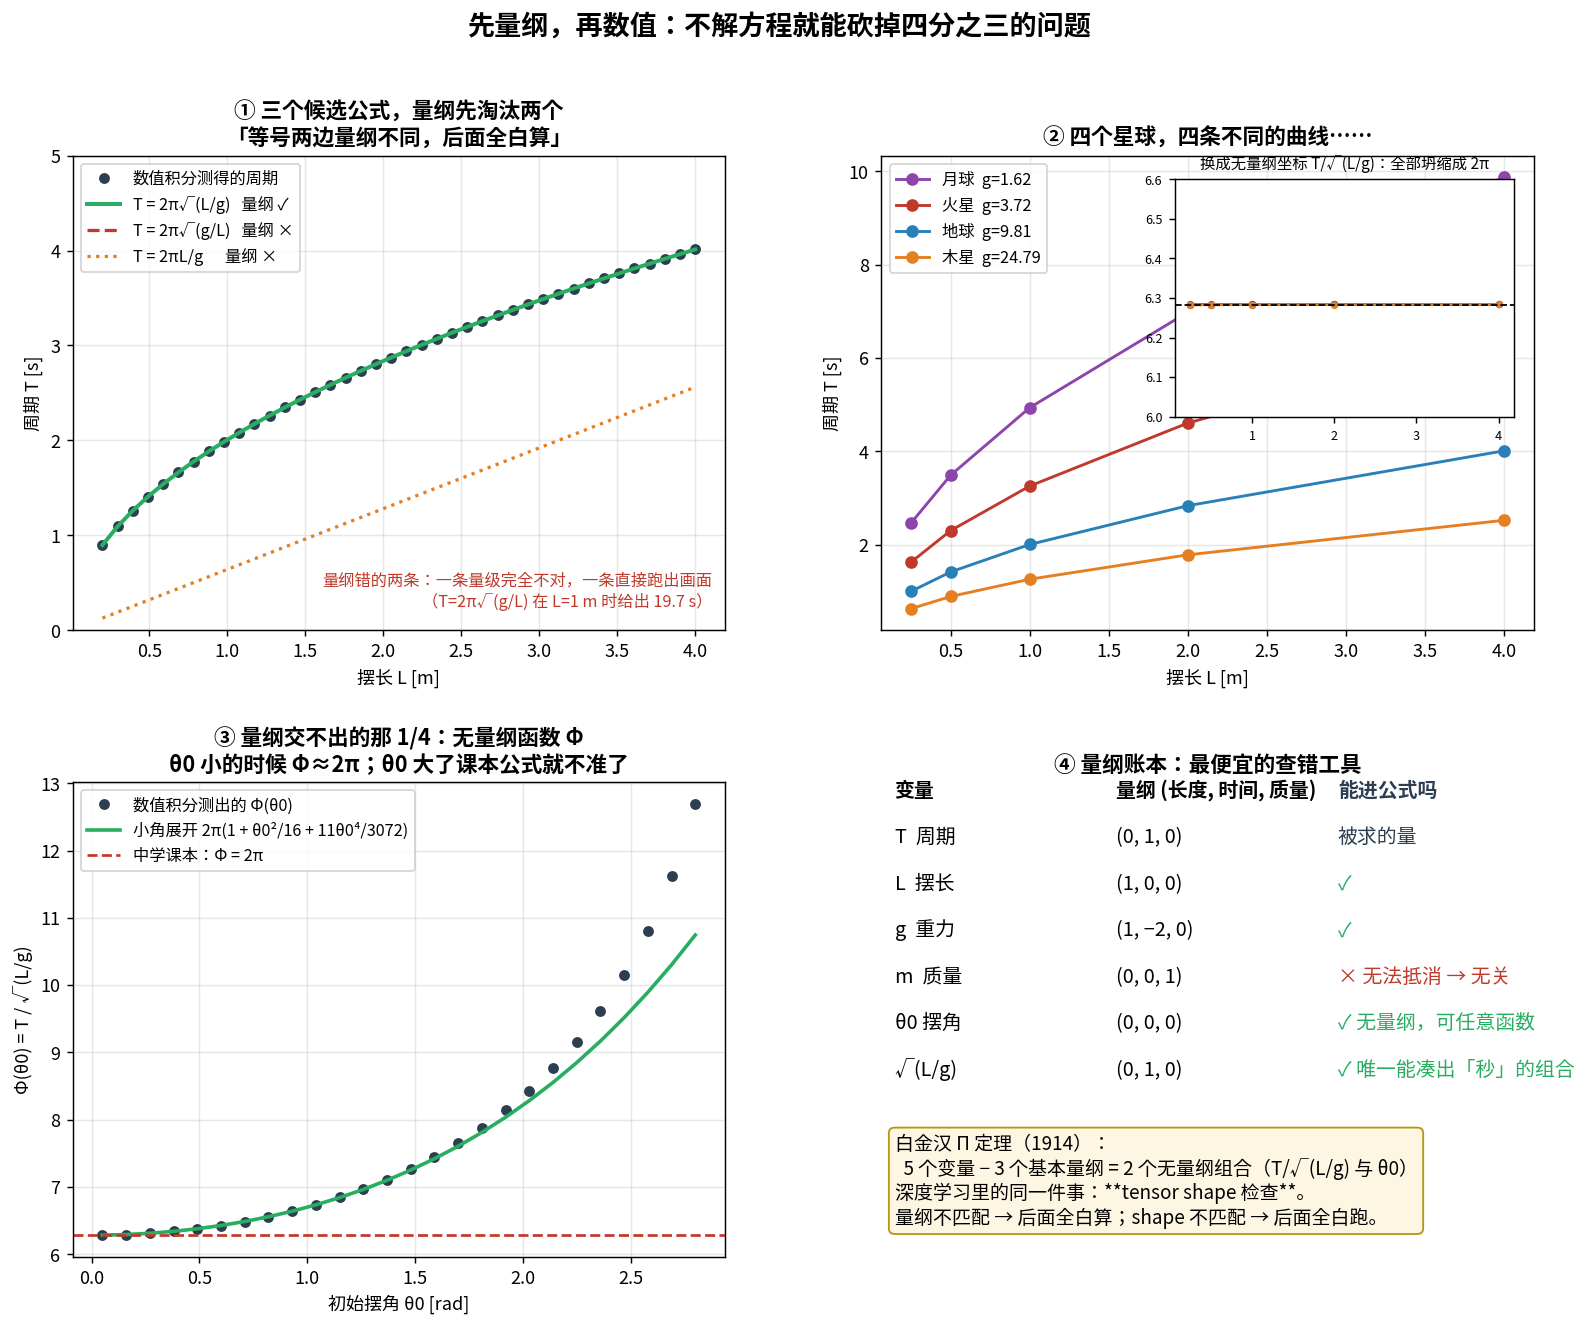

Python code for this plot:
"""dimensional_analysis_check.py
================================================================================
Chapter 0.4.8 · 先量纲，再数值：最便宜的查错工具

现象 → 模拟 → 解剖 → 公式：

  现象：一个单摆。摆长 L、重力 g、摆锤质量 m、初始摆角 θ₀。周期 T 是多少？
  模拟：本脚本**不解任何微分方程**地先回答一半 —— 只靠量纲：
        [T]=秒，[L]=米，[g]=米/秒²，[m]=千克。
        千克在等号右边无处安放 ⟹ **周期与质量无关**（不用做实验就知道）。
        唯一能凑出"秒"的组合是 √(L/g) ⟹  T = √(L/g)·Φ(θ₀)，
        Φ 是一个只依赖无量纲量 θ₀ 的未知函数。
  解剖：然后才去数值积分 θ̈ = −(g/L)·sinθ，把 Φ 测出来 ——
        小角度时 Φ → 2π（这就是中学课本那个公式），大角度时 Φ 变大。
  公式：白金汉 Π 定理（1914）：n 个变量、k 个基本量纲 ⟹ 只剩 n−k 个无量纲组合。
        这里 5 个变量 (T,L,g,m,θ₀)、3 个基本量纲（长度/时间/质量）
        ⟹ 只剩 2 个无量纲组合：T/√(L/g) 与 θ₀ ⟹ T = √(L/g)·Φ(θ₀)。

**量纲分析在深度学习里的对应物是 shape 检查** —— 99% 的 bug 死在这一关。
等号两边量纲不同，后面全白算；tensor shape 对不上，后面全白跑。

运行：  python ch00_4_modeling/dimensional_analysis_check.py
================================================================================
"""

from pathlib import Path

import matplotlib.pyplot as plt
import numpy as np

# ── 第一步：连方程都不用写，量纲先说话 ──────────────────────────────────────
# 量纲以 (长度, 时间, 质量) 的指数向量表示
DIMS = {"T (周期)": (0, 1, 0), "L (摆长)": (1, 0, 0),
        "g (重力加速度)": (1, -2, 0), "m (质量)": (0, 0, 1),
        "θ0 (初始摆角)": (0, 0, 0)}


def dimension_of(expr_dims, powers):
    """把若干个量的量纲按指数相乘，得到组合量的量纲。"""
    return tuple(sum(p * d[i] for p, d in zip(powers, expr_dims)) for i in range(3))


# ── 第二步：真的去解那条非线性方程，把无量纲函数 Φ(θ₀) 测出来 ────────────────

def pendulum_period(length, gravity, theta0, dt=1e-4):
    """数值积分 θ̈ = −(g/L)·sinθ，用零点穿越量出周期。

    注意 m 根本没有出现在方程里 —— 量纲分析在写方程之前就预言了这件事。
    """
    w2 = gravity / length
    th, om, t = theta0, 0.0, 0.0
    prev = th
    while True:                                    # 蛙跳积分，走到第一次过零
        om -= w2 * np.sin(th) * dt
        th += om * dt
        t += dt
        if prev > 0 >= th or prev < 0 <= th:
            t -= dt * th / (th - prev)             # 线性插值到精确零点
            return 4 * t                           # 四分之一周期 × 4
        prev = th


def main():
    # ---------- 量纲账本 ----------
    print("── 第一步：量纲分析（不解方程，先砍掉一半问题）──────────")
    print("  量纲用 (长度, 时间, 质量) 的指数向量表示：")
    for k, v in DIMS.items():
        print(f"    {k:16s} → {v}")
    sqrt_Lg = dimension_of([DIMS["L (摆长)"], DIMS["g (重力加速度)"]], [0.5, -0.5])
    print(f"\n  √(L/g) 的量纲 = {sqrt_Lg} = 纯时间 ✓  —— 唯一能凑出「秒」的组合")
    print("  质量 m 的量纲里有「千克」，等号右边没有任何东西能抵消它")
    print("  ⟹ **周期与质量无关。这一步不需要任何实验，也不需要任何方程。**")
    print("  ⟹ T = √(L/g)·Φ(θ0)，剩下的未知只有一个无量纲函数 Φ")

    # ---------- 数值验证 ----------
    theta_small = 0.05
    print("\n── 第二步：数值积分，验证量纲的三条预言 ─────────────────")

    masses = [0.1, 1.0, 10.0, 1000.0]
    print("  预言① 与质量无关：（方程里根本没有 m，所以四个值必然相同）")
    print(f"    m = {masses} → T 全部 = {pendulum_period(1.0, 9.81, theta_small):.5f} s")

    lengths = np.array([0.25, 0.5, 1.0, 2.0, 4.0])
    print("  预言② T ∝ √L：")
    for L in lengths:
        T = pendulum_period(L, 9.81, theta_small)
        print(f"    L={L:5.2f} m  →  T={T:.4f} s   T/√(L/g)={T/np.sqrt(L/9.81):.5f}")

    gs_ = np.array([1.62, 3.72, 9.81, 24.79])       # 月球 / 火星 / 地球 / 木星
    names = ["月球", "火星", "地球", "木星"]
    print("  预言③ 换个星球也成立（同一个 Φ）：")
    for nm, gg in zip(names, gs_):
        T = pendulum_period(1.0, gg, theta_small)
        print(f"    {nm} g={gg:5.2f}  →  T={T:.4f} s   T/√(L/g)={T/np.sqrt(1.0/gg):.5f}")
    print(f"  三组实验里那个比值全都 ≈ 2π = {2*np.pi:.5f} —— 这就是小角度下的 Φ")

    # ---------- Φ(θ₀)：量纲分析交不出的那部分 ----------
    thetas = np.linspace(0.05, 2.8, 26)
    phis = np.array([pendulum_period(1.0, 9.81, th) / np.sqrt(1.0 / 9.81) for th in thetas])
    series = 2 * np.pi * (1 + thetas**2 / 16 + 11 * thetas**4 / 3072)
    print("\n── 量纲分析交不出的那部分：Φ(θ0) ──────────────────────")
    print(f"  θ0=0.05 rad → Φ={phis[0]:.4f}（≈2π，中学课本的公式）")
    print(f"  θ0=2.80 rad → Φ={phis[-1]:.4f}（大角度下摆得明显更慢）")
    print("  量纲能砍掉 3/4 的问题，剩下的 1/4 必须靠解方程或做实验。")

    # ---------- 画图 ----------
    fig = plt.figure(figsize=(14.5, 11))
    gs = fig.add_gridspec(2, 2, hspace=0.32, wspace=0.24)

    # (a) 候选公式：只有量纲对的那个能活
    ax = fig.add_subplot(gs[0, 0])
    Ls = np.linspace(0.2, 4.0, 40)
    T_meas = np.array([pendulum_period(L, 9.81, theta_small) for L in Ls])
    ax.plot(Ls, T_meas, "o", color="#2c3e50", ms=5, label="数值积分测得的周期")
    ax.plot(Ls, 2 * np.pi * np.sqrt(Ls / 9.81), "-", color="#27ae60", lw=2.2,
            label="T = 2π√(L/g)   量纲 ✓")
    ax.plot(Ls, 2 * np.pi * np.sqrt(9.81 / Ls), "--", color="#c0392b", lw=1.8,
            label="T = 2π√(g/L)   量纲 ×")
    ax.plot(Ls, 2 * np.pi * Ls / 9.81, ":", color="#e67e22", lw=1.8,
            label="T = 2πL/g      量纲 ×")
    ax.set_ylim(0, 5)
    ax.text(0.98, 0.05, "量纲错的两条：一条量级完全不对，一条直接跑出画面\n"
            "（T=2π√(g/L) 在 L=1 m 时给出 19.7 s）",
            transform=ax.transAxes, ha="right", fontsize=9, color="#c0392b")
    ax.set_xlabel("摆长 L [m]")
    ax.set_ylabel("周期 T [s]")
    ax.set_title("① 三个候选公式，量纲先淘汰两个\n"
                 "「等号两边量纲不同，后面全白算」",
                 fontsize=12, fontweight="bold")
    ax.legend(fontsize=9)
    ax.grid(alpha=0.3)

    # (b) 数据坍缩：换成无量纲坐标，所有曲线合成一条
    ax = fig.add_subplot(gs[0, 1])
    for gg, nm, c in zip(gs_, names, ["#8e44ad", "#c0392b", "#2980b9", "#e67e22"]):
        Ts = np.array([pendulum_period(L, gg, theta_small) for L in lengths])
        ax.plot(lengths, Ts, "o-", color=c, lw=1.6, label=f"{nm}  g={gg}")
    ax.set_xlabel("摆长 L [m]")
    ax.set_ylabel("周期 T [s]")
    ax.set_title("② 四个星球，四条不同的曲线……", fontsize=12, fontweight="bold")
    ax.legend(fontsize=9)
    ax.grid(alpha=0.3)
    inset = ax.inset_axes([0.45, 0.45, 0.52, 0.5])
    for gg, c in zip(gs_, ["#8e44ad", "#c0392b", "#2980b9", "#e67e22"]):
        Ts = np.array([pendulum_period(L, gg, theta_small) for L in lengths])
        inset.plot(lengths, Ts / np.sqrt(lengths / gg), "o-", color=c, lw=1.4, ms=3)
    inset.axhline(2 * np.pi, color="k", ls="--", lw=1)
    inset.set_ylim(6.0, 6.6)
    inset.set_title("换成无量纲坐标 T/√(L/g)：全部坍缩成 2π", fontsize=8.5)
    inset.tick_params(labelsize=7)

    # (c) Φ(θ₀)：剩下那 1/4 的问题
    ax = fig.add_subplot(gs[1, 0])
    ax.plot(thetas, phis, "o", color="#2c3e50", ms=5, label="数值积分测出的 Φ(θ0)")
    ax.plot(thetas, series, "-", color="#27ae60", lw=2,
            label="小角展开 2π(1 + θ0²/16 + 11θ0⁴/3072)")
    ax.axhline(2 * np.pi, color="#c0392b", ls="--", lw=1.5, label="中学课本：Φ = 2π")
    ax.set_xlabel("初始摆角 θ0 [rad]")
    ax.set_ylabel("Φ(θ0) = T / √(L/g)")
    ax.set_title("③ 量纲交不出的那 1/4：无量纲函数 Φ\n"
                 "θ0 小的时候 Φ≈2π；θ0 大了课本公式就不准了",
                 fontsize=12, fontweight="bold")
    ax.legend(fontsize=9)
    ax.grid(alpha=0.3)

    # (d) 量纲账本 = 深度学习里的 shape 检查
    ax = fig.add_subplot(gs[1, 1])
    ax.axis("off")
    rows = [
        ("变量", "量纲 (长度, 时间, 质量)", "能进公式吗"),
        ("T  周期", "(0, 1, 0)", "被求的量"),
        ("L  摆长", "(1, 0, 0)", "✓"),
        ("g  重力", "(1, −2, 0)", "✓"),
        ("m  质量", "(0, 0, 1)", "× 无法抵消 → 无关"),
        ("θ0 摆角", "(0, 0, 0)", "✓ 无量纲，可任意函数"),
        ("√(L/g)", "(0, 1, 0)", "✓ 唯一能凑出「秒」的组合"),
    ]
    for i, (a, b, c) in enumerate(rows):
        y = 0.97 - i * 0.098
        bold = "bold" if i == 0 else "normal"
        col = "#c0392b" if "×" in c else ("#27ae60" if "✓" in c else "#2c3e50")
        ax.text(0.02, y, a, fontsize=11, fontweight=bold, transform=ax.transAxes)
        ax.text(0.36, y, b, fontsize=11, fontweight=bold, transform=ax.transAxes)
        ax.text(0.70, y, c, fontsize=11, fontweight=bold, color=col,
                transform=ax.transAxes)
    ax.text(0.02, 0.06,
            "白金汉 Π 定理（1914）：\n"
            "  5 个变量 − 3 个基本量纲 = 2 个无量纲组合（T/√(L/g) 与 θ0）\n"
            "深度学习里的同一件事：**tensor shape 检查**。\n"
            "量纲不匹配 → 后面全白算；shape 不匹配 → 后面全白跑。",
            transform=ax.transAxes, fontsize=10.5, va="bottom",
            bbox=dict(boxstyle="round", fc="#fdf6e3", ec="#b7950b"))
    ax.set_title("④ 量纲账本：最便宜的查错工具", fontsize=12, fontweight="bold")

    fig.suptitle("先量纲，再数值：不解方程就能砍掉四分之三的问题",
                 fontsize=15, fontweight="bold")
    out = Path(__file__).with_suffix(".png")
    fig.savefig(out, dpi=130, bbox_inches="tight")
    print(f"\n图已保存到 {out}")


if __name__ == "__main__":
    plt.rcParams["font.sans-serif"] = [
        "PingFang SC", "Heiti SC", "Songti SC", "Noto Sans CJK SC",
        "Noto Sans CJK JP", "WenQuanYi Zen Hei", "Arial Unicode MS",
    ]
    plt.rcParams["axes.unicode_minus"] = False
    main()
